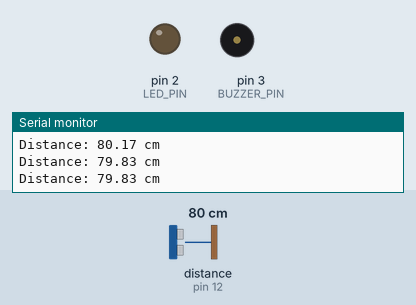
This sketch was run on a simulated Arduino Uno, built with avr-gcc and run on an emulated ATmega328P. Parts: output pins drawn as LEDs (lit = HIGH), buzzer (waves = sounding, pin HIGH), the last lines printed to the serial monitor. Wiring (inferred from the names in the program): ultrasonic range finder: trigger pin 13; echo pin 12. Inputs (shaded band) come from the test bench; at power-on: distance to the obstacle (sensor on pin 12) 80 cm. The echo pulse lasts 58.3 µs per cm; pins used as bus, display or sensor lines are not drawn.

Above: at 1.3 s.
1.4 s: distance to the obstacle (sensor on pin 12) set to 22 cm
2.9 s: distance to the obstacle (sensor on pin 12) set to 19 cm
At 3.9 s:
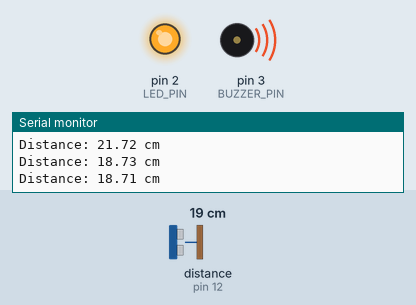
4.5 s: distance to the obstacle (sensor on pin 12) set to 35 cm
At 5.3 s:
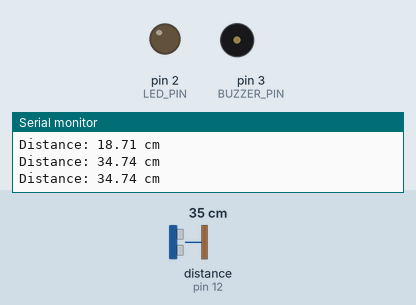
6.0 s: distance to the obstacle (sensor on pin 12) set to 2 cm
At 6.7 s:
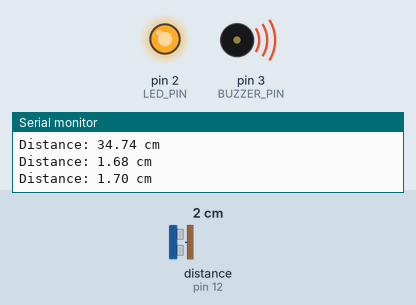
Timing chart, 0 to 8.5 s (numbered marks = the images above; inputs shaded):
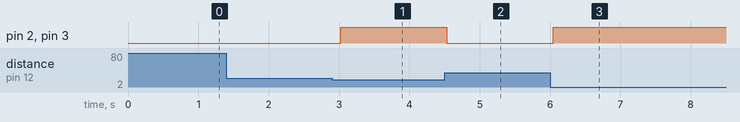

The sketch:

DistanceCalculator.ino
```cpp
/* DISTANCE CALCULATOR */

/*
BY:
MANOJ R P - P06MC22S038001
*/

#include <SoftwareSerial.h>

// Pin Definitions
#define TRIG_PIN 13    // Trigger pin of the ultrasonic sensor
#define ECHO_PIN 12    // Echo pin of the ultrasonic sensor
#define LED_PIN 2      // LED pin
#define BUZZER_PIN 3   // Buzzer pin

// Constants
#define DISTANCE_THRESHOLD 20  // Distance threshold in cm
#define MAX_DISTANCE 200       // Maximum measurable distance in cm
#define SOUND_SPEED 29.1       // Speed of sound in cm/us

void setup() {
  // Initialize Serial Monitor
  Serial.begin(9600);

  // Configure pins
  pinMode(TRIG_PIN, OUTPUT);
  pinMode(ECHO_PIN, INPUT);
  pinMode(LED_PIN, OUTPUT);
  pinMode(BUZZER_PIN, OUTPUT);

  // Ensure the trigger pin is LOW at start
  digitalWrite(TRIG_PIN, LOW);
}

void loop() {
  // Variables for duration and distance
  long duration;
  float distance;

  // Send a 10-microsecond pulse to trigger pin
  digitalWrite(TRIG_PIN, HIGH);
  delayMicroseconds(10);
  digitalWrite(TRIG_PIN, LOW);

  // Measure the echo pulse duration
  duration = pulseIn(ECHO_PIN, HIGH);

  // Calculate distance (in cm)
  distance = (duration / 2.0) / SOUND_SPEED;

  // Check if the distance is within range
  if (distance >= MAX_DISTANCE || distance <= 0) {
    Serial.println("NOT IN RANGE");
    digitalWrite(LED_PIN, LOW);
    digitalWrite(BUZZER_PIN, LOW);
  } else {
    // Display the distance on Serial Monitor
    Serial.print("Distance: ");
    Serial.print(distance);
    Serial.println(" cm");

    // Activate LED and Buzzer if distance is below the threshold
    if (distance < DISTANCE_THRESHOLD) {
      digitalWrite(LED_PIN, HIGH);
      digitalWrite(BUZZER_PIN, HIGH);
    } else {
      digitalWrite(LED_PIN, LOW);
      digitalWrite(BUZZER_PIN, LOW);
    }
  }

  // Short delay before the next measurement
  delay(500);
}
```

Measured:
- the behaviour switches between 21 and 20 cm on distance to the obstacle (sensor on pin 12) (found by bisection; images 0 and 1)
- after the input at 2.9 s, pin 2 (LED_PIN), pin 3 (BUZZER_PIN): LOW → HIGH after 0.13 s
- after the input at 4.5 s, pin 2 (LED_PIN), pin 3 (BUZZER_PIN): HIGH → LOW at once
- after the input at 6.0 s, pin 2 (LED_PIN), pin 3 (BUZZER_PIN): LOW → HIGH at once
